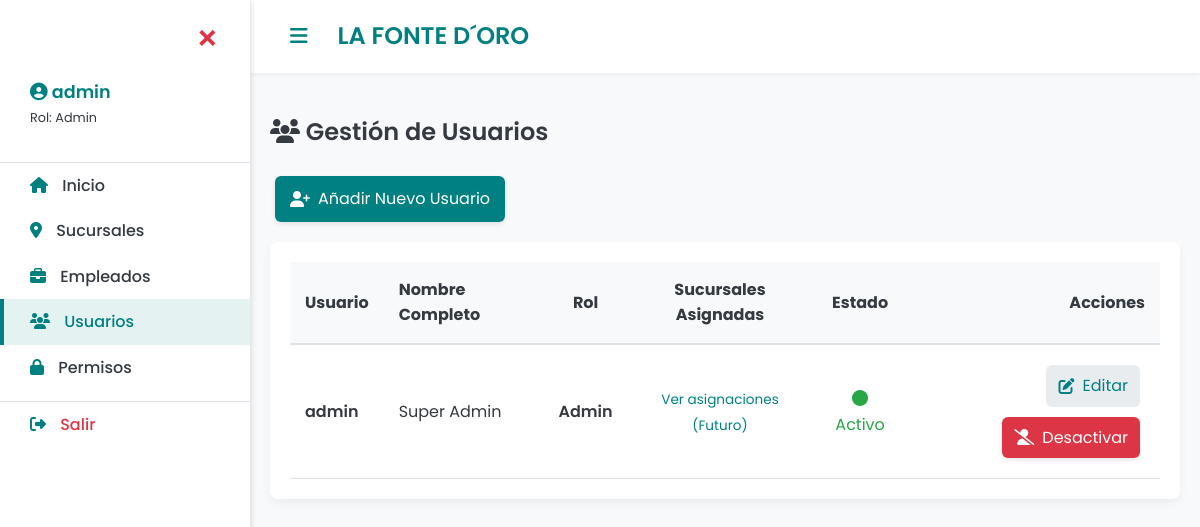
Page /users (signed in) on the earlier database version.
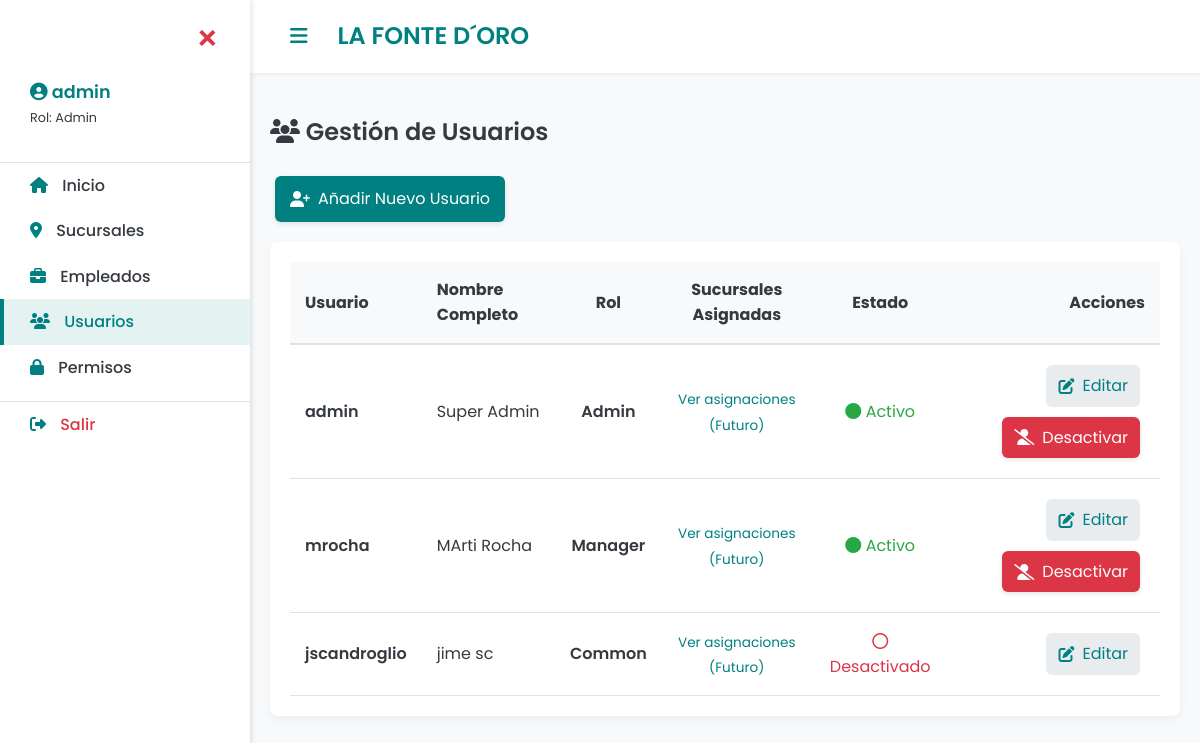
Same page on the later database version.
### run.py (models this page shows)
class User(db.Model):
    __tablename__ = 'user'
    id = db.Column(db.Integer, primary_key=True)
    username = db.Column(db.String(80), unique=True, nullable=False)
    password = db.Column(db.String(120), nullable=False)
    first_name = db.Column(db.String(80))
    last_name = db.Column(db.String(80))
    role = db.Column(db.String(20), nullable=False, default='common')
    is_active = db.Column(db.Integer, default=1)
    branches = db.relationship('Branch', secondary='user_branches',
                               backref=db.backref('users', lazy='dynamic'))

### run.py (the view)
@app.route('/users')
@requires_permission # USO DEL NUEVO DECORADOR
def manage_users():
    users = db.session.query(User).order_by(User.last_name).all()
    return render_template('users_list.html', users=users)

### run.py (called while the page is built, shortened)
def check_permission(role, endpoint):
    if role == 'admin':
        return True

def requires_permission(f):
    @wraps(f)
    def decorated_function(*args, **kwargs):
        if not session.get('logged_in'):
             return redirect(url_for('login'))
        user_role = session.get('role')
        required_endpoint = f.__name__
        if not check_permission(user_role, required_endpoint):
            flash(f"Acceso denegado. Tu rol '{user_role.capitalize()}' no tiene permiso para acceder a {required_endpoint.replace('_', ' ').title()}.", 'danger')
            return redirect(url_for('index'))
        return f(*args, **kwargs)
    return decorated_function

### templates/users_list.html (shortened to what this page needs)
{% extends "base.html" %}
{% block content %}
    <h2><i class="fas fa-users"></i> Gestión de Usuarios</h2>
    <a href="{{ url_for('user_form') }}" class="btn btn-primary" style="margin-bottom: 20px;">
        <i class="fas fa-user-plus"></i> Añadir Nuevo Usuario
    </a>
    <div class="card">
        <div style="overflow-x: auto;">
            <table style="width: 100%; border-collapse: collapse; min-width: 800px;">
                <thead>
                    <tr style="border-bottom: 2px solid var(--subtle-border); background-color: var(--background-light);">
                        <th style="padding: 15px; text-align: left;">Usuario</th>
                        <th style="padding: 15px; text-align: left;">Nombre Completo</th>
                        <th style="padding: 15px; text-align: center;">Rol</th>
                        <th style="padding: 15px; text-align: center;">Sucursales Asignadas</th>
                        <th style="padding: 15px; text-align: center;">Estado</th>
                        <th style="padding: 15px; text-align: right;">Acciones</th>
                    </tr>
                </thead>
                <tbody>
                    {% for user in users %}
                    <tr style="border-bottom: 1px solid var(--subtle-border); transition: background-color 0.2s;">
                        <td style="padding: 15px; font-weight: 600;">{{ user.username }}</td>
                        <td style="padding: 15px;">{{ user.first_name }} {{ user.last_name }}</td>
                        <td style="padding: 15px; text-align: center;">
                            <span style="font-weight: 600; text-transform: capitalize;">{{ user.role }}</span>
                        </td>
                        <td style="padding: 15px; text-align: center;">
                            <span style="font-size: 0.85rem; color: var(--primary-color);">Ver asignaciones (Futuro)</span>
                        </td>
                        <td style="padding: 15px; text-align: center;">
                            {% if user.is_active %}
                                <span style="color: var(--success-color);"><i class="fas fa-circle"></i> Activo</span>
                            {% else %}
                                <span style="color: var(--danger-color);"><i class="far fa-circle"></i> Desactivado</span>
                            {% endif %}
                        </td>
                        <td style="padding: 15px; text-align: right;">
                            <a href="{{ url_for('user_form', user_id=user.id) }}" class="btn" style="background-color: #E9ECEF; color: var(--primary-color); box-shadow: none; padding: 8px 12px;">
                                <i class="fas fa-edit"></i> Editar
                            </a>
                            {% if user.is_active %}
                                <a href="{{ url_for('deactivate_user_route', user_id=user.id) }}" class="btn btn-danger" onclick="return confirm('¿Estás seguro de DESACTIVAR a {{ user.username }}?');" style="padding: 8px 12px;">
                                    <i class="fas fa-user-slash"></i> Desactivar
                                </a>
                            {% endif %}
                        </td>
                    </tr>
                    {% else %}
                    <tr><td colspan="6" style="text-align: center; padding: 20px; color: var(--primary-color);">No hay usuarios registrados.</td></tr>
                    {% endfor %}
                </tbody>
            </table>
        </div>
    </div>
{% endblock %}

### templates/base.html (shortened to what this page needs)
<!DOCTYPE html>
<html lang="es">
<head>
    <link rel="stylesheet" href="https://cdnjs.cloudflare.com/ajax/libs/font-awesome/6.5.2/css/all.min.css">
</head>
<body>
    <div id="mySidebar" class="sidebar">
        <a href="javascript:void(0)" class="closebtn" onclick="closeNav()">&times;</a>
        <div style="padding: 0 15px 20px 30px; border-bottom: 1px solid var(--subtle-border);">
             <p style="font-weight: 600; font-size: 1.1rem; color: var(--primary-color);">
                 <i class="fas fa-user-circle"></i> {{ session.get('username', 'Invitado') }}
             </p>
             <p style="font-size: 0.8rem; text-transform: capitalize; margin-top: -15px;">
                 Rol: {{ session.get('role', 'N/A') }}
             </p>
        </div>
        {% if session.get('logged_in') %}
            {% set current_path = request.path %}
            <a href="{{ url_for('index') }}" class="{% if current_path == url_for('index') %}active{% endif %}">
                <i class="fas fa-home"></i> Inicio
            </a>
            {% if session.get('role') in ['manager', 'admin'] %}
                <a href="{{ url_for('manage_branches') }}" class="{% if 'branches' in current_path %}active{% endif %}">
                    <i class="fas fa-map-marker-alt"></i> Sucursales
                </a>
            {% endif %}
            {% if session.get('role') in ['manager', 'admin'] %}
                <a href="{{ url_for('manage_employees') }}" class="{% if 'employees' in current_path %}active{% endif %}">
                    <i class="fas fa-briefcase"></i> Empleados
                </a>
            {% endif %}
            {% if session.get('role') in ['manager', 'admin'] %}
                <a href="{{ url_for('manage_users') }}" class="{% if 'users' in current_path %}active{% endif %}">
                    <i class="fas fa-users"></i> Usuarios
                </a>
            {% endif %}
            {% if session.get('role') == 'admin' %}
                <a href="{{ url_for('manage_permissions') }}" class="{% if 'permissions' in current_path %}active{% endif %}">
                    <i class="fas fa-lock"></i> Permisos
                </a>
            {% endif %}
            <a href="{{ url_for('logout') }}" style="color: var(--danger-color); border-top: 1px solid var(--subtle-border); margin-top: 10px;">
                <i class="fas fa-sign-out-alt"></i> Salir
            </a>
        {% endif %}
    </div>
    <header id="main-header">
        <div style="display: flex; align-items: center;">
            <button class="openbtn" onclick="toggleNav()">
                <i class="fas fa-bars"></i>
            </button>
            <div class="logo">
                <h1>LA FONTE D´ORO</h1>
            </div>
        </div>
        </header>
    <main id="main-content">
        {% block content %}{% endblock %}
    </main>
</body>
</html>

### templates/base.html (style rules this page uses)
:root { --primary-color: #008080; --secondary-color: #A1887F; --background-light: #F8F9FA; --text-dark: #343A40; --success-color: #28A745; --danger-color: #DC3545; --subtle-border: #DEE2E6; --sidebar-width: 250px; --active-bg: rgba(0, 128, 128, 0.1); }
body { font-family: 'Poppins', sans-serif; background-color: var(--background-light); color: var(--text-dark); margin: 0; padding: 0; line-height: 1.6; transition: margin-left 0.3s; }
h1, h2 { font-weight: 600; color: var(--text-dark); }
.sidebar { height: 100%; width: var(--sidebar-width); position: fixed; z-index: 1000; top: 0; left: 0; background-color: white; overflow-x: hidden; transition: 0.3s; padding-top: 60px; box-shadow: 2px 0 5px rgba(0,0,0,0.1); }
.sidebar a { padding: 10px 15px 10px 30px; text-decoration: none; font-size: 1rem; color: var(--text-dark); display: block; transition: 0.3s; font-weight: 500; }
.sidebar a i { margin-right: 10px; color: var(--primary-color); }
.sidebar a.active { background-color: var(--active-bg); color: var(--primary-color); border-left: 4px solid var(--primary-color); padding-left: 26px; }
.sidebar .closebtn { position: absolute; top: 0; right: 15px; font-size: 36px; margin-left: 50px; color: var(--danger-color); }
header { background-color: white; box-shadow: 0 2px 4px rgba(0,0,0,0.05); padding: 15px 25px; display: flex; justify-content: space-between; align-items: center; position: sticky; top: 0; z-index: 999; transition: margin-left 0.3s; }
.logo h1 { margin: 0; font-size: 1.5rem; color: var(--primary-color); font-weight: 600; }
.openbtn { font-size: 20px; cursor: pointer; background-color: transparent; color: var(--primary-color); padding: 10px 15px; border: none; margin-right: 15px; }
#main-content { transition: margin-left 0.3s; padding: 20px; margin-left: var(--sidebar-width); }
.btn { padding: 10px 15px; border: none; border-radius: 6px; cursor: pointer; font-weight: 400; transition: all 0.2s ease-in-out; margin: 5px; display: inline-flex; align-items: center; text-decoration: none; box-shadow: 0 2px 5px rgba(0,0,0,0.1); }
.btn i { margin-right: 8px; }
.btn-primary { background-color: var(--primary-color); color: white; }
.btn-danger { background-color: var(--danger-color); color: white; }
.card { background-color: white; border-radius: 8px; box-shadow: 0 4px 10px rgba(0,0,0,0.05); padding: 20px; margin-bottom: 20px; }

Differences in the rows shown:
added User: username "mrocha", first_name "MArti", last_name "Rocha", role "Manager", is_active 1 (drawn)
added User: username "jscandroglio", first_name "jime", last_name "sc", role "Common", is_active 0 (drawn)
